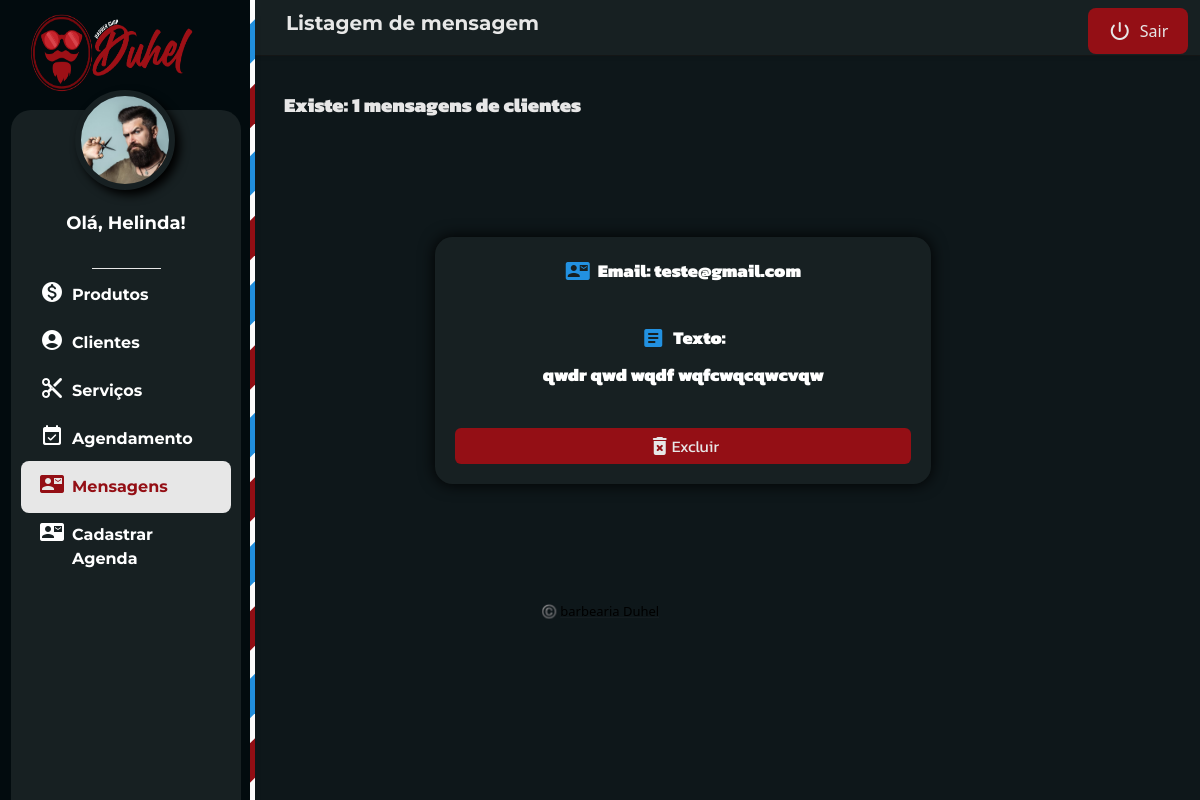
/private-adm/info-fale-conosco.php (signed in), run on an earlier commit of the app's database.
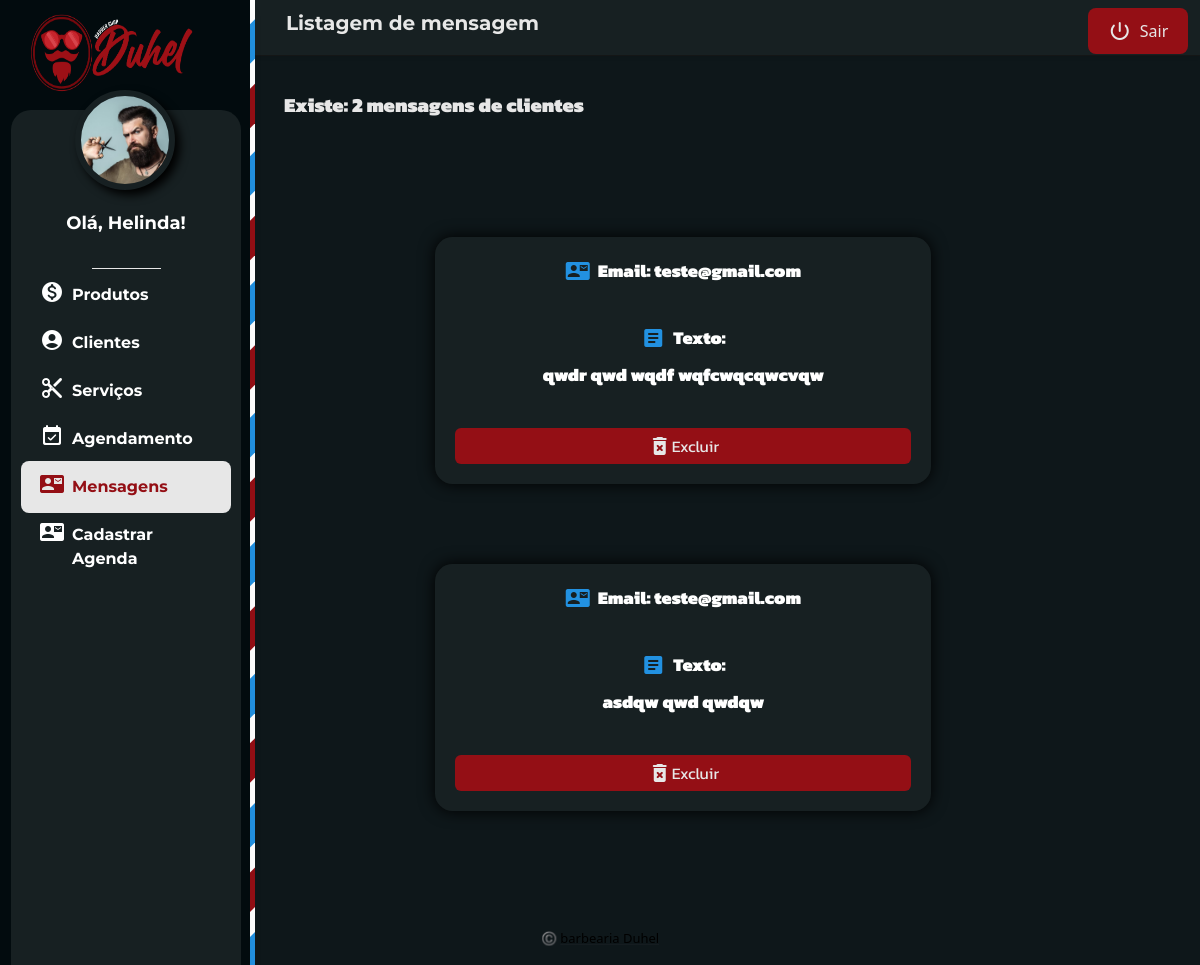
And on a later commit of the database.
### tables this page shows
CREATE TABLE `tbcontato` (
  `idContato` int(11) NOT NULL,
  `emailContato` varchar(250) NOT NULL,
  `textoContato` varchar(300) NOT NULL
);

### classes/Contato.php (called while the page is built, shortened)
<?php
    class Contato{
        public function listar(){
            $con = Conexao::conectar();
            $querySelect = "SELECT idContato, emailContato, textoContato FROM tbcontato";
            $resultado = $con->query($querySelect);
            $lista = $resultado->fetchAll();
            return $lista;
        }
        public function contar(){
            $con = Conexao::conectar();
            $querySelect = "SELECT COUNT(idContato) AS Quantidade FROM tbcontato";
            $resultado = $con->query($querySelect);
            $contagem = $resultado->fetchAll();
            return $contagem;
        }
    }
?>

### private-adm/info-fale-conosco.php (the view, shortened to what the changed rows need)
<?php
require_once("../classes/Contato.php");
try {
    $contato = new Contato();
    $listaContato = $contato->listar();
    $contaContato = $contato->contar();
} catch (Exception $e) {
    echo $e->getMessage();
}
?>
<!DOCTYPE html>
<html lang="pt-BR">
<head>
    <link rel="stylesheet" href="../css/style.css?v=<?php echo filemtime('../css/style.css'); ?>">
    <link rel="stylesheet" href="../css/global.css?v=<?php echo filemtime('../css/global.css'); ?>">
    <link rel="stylesheet" href="../css/private.css?v=<?php echo filemtime('../css/private.css'); ?>">
    <link rel="stylesheet" href="../css/private-produtos.css?v=<?php echo filemtime('../css/private-produtos.css'); ?>">
    <link rel="stylesheet" href="../css/portal.css?v=<?php echo filemtime('../css/portal.css'); ?>">
    <link rel="stylesheet" href="../css/alert.css?v=<?php echo filemtime('../css/alert.css'); ?>">
    <link rel="stylesheet" href="../css/conteudo-pag.css?v=<?php echo filemtime('../css/conteudo-pag.css'); ?>">
    <link rel="stylesheet" href="https://cdnjs.cloudflare.com/ajax/libs/animate.css/4.1.1/animate.min.css" />
    <link rel="stylesheet" href="https://cdnjs.cloudflare.com/ajax/libs/font-awesome/5.15.4/css/all.min.css">
    <link id="theme-style" rel="stylesheet" href="assets/css/portal.css">
</head>
<body class="app" onload="loadEventosDashboard()">
    <div class="app-wrapper">
        <div class="app-content pt-3 p-md-3 p-lg-4">
            <div class="row g-3 mb-4 align-items-center justify-content-between">
                <div class="col-auto">
                    <p>
                        <?php
                        foreach ($contaContato as $linha) {
                            echo ("<label class='f-kanit f-900 f-20 m-b color-grey-ligth'> Existe: " . $linha['Quantidade'] . " mensagens de clientes</label>");
                        }
                        ?>
                    </p>
                </div>
            </div>
            <div class="container-xl d-flex row" id="eventos">
                <div class="content-pagina ">
                    <div class="content-body ">
                        <?php
                        echo ("<div class='display-f align-c w-100 content-card-content justify-content-around'>");
                        foreach ($listaContato as $linha) {
                            echo ("<div class='card-fale animate_card'>
                            <div class='content-card'>
                                <div class='display-f align-c justify-c f-kanit f-900 f-18 m-b'>
                                <span class='material-icons m-r color-blue'>contact_mail</span>
                                 Email: " . $linha['emailContato'] . "</div>
                                <div class='display-f align-c justify-c f-kanit f-900 f-18 m-t m-b'>
                                <span class='material-icons color-blue m-r'>article</span>
                                Texto: </div>
                                <div class='display-f align-c justify-c f-kanit f-900 f-18 m-b'>" . $linha['textoContato'] . "</div>
                                <div class='m-t'>
                                    <a href='excluir.php?excContato=" . $linha['idContato'] . "'>
                                        <div class='f-kanit botao-excluir display-f justify-c align-c  m-t'>
                                        <span class='material-icons-round'>delete_forever</span>
                                            Excluir
                                        </div>
                                    </a>
                                </div>
                            </div>
                        </div>
                        ");
                        }
                        echo ("</div>");
                        ?>
                    </div>
                </div>
            </div>
        </div>
    </div>
</body>
</html>

What changed in the data, as far as the page shows it:
added tbcontato: emailContato "teste@gmail.com", textoContato "asdqw qwd qwdqw"
Also different on the page:
new list line: "Existe: 2 mensagens de clientes"
list line gone: "Existe: 1 mensagens de clientes"
